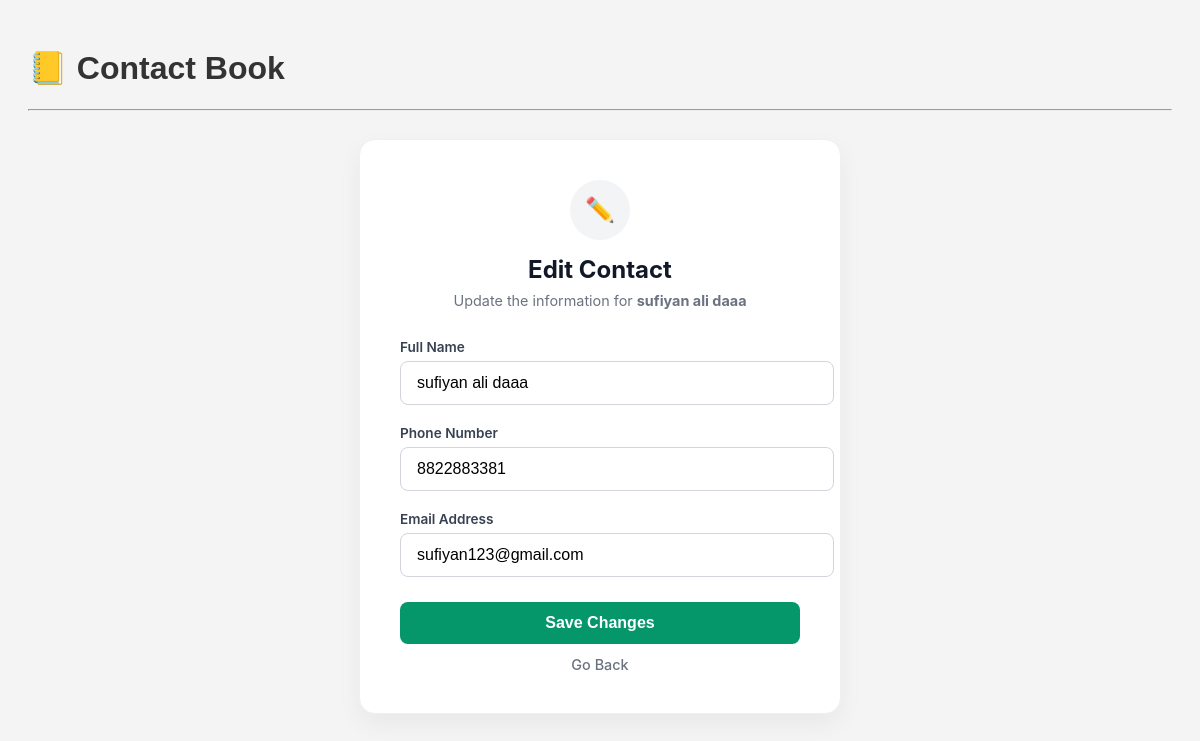
Page /edit/1/ on the committed database.
### contacts/models.py (models this page shows, shortened)
class Contact(models.Model):
    name = models.CharField(max_length=100)
    phone = models.CharField(max_length=15)
    email = models.EmailField()

### contacts/views.py (the view)
# urls.py: path('edit/<int:id>/', views.edit_contact, name='edit'),
def edit_contact(request, id):
    contact = get_object_or_404(Contact, id=id)
    if request.method == "POST":
        contact.name = request.POST['name']
        contact.phone = request.POST['phone']
        contact.email = request.POST['email']
        contact.save()
        return redirect('home')
    return render(request, 'contacts/edit.html', {'contact': contact})

### contacts/templates/contacts/edit.html (shortened to what this page needs)
{% extends 'contacts/base.html' %}
{% block content %}
<div style="display: flex; justify-content: center; align-items: center; min-height: 70vh; font-family: 'Inter', sans-serif; padding: 20px;">
    <div style="background: white; padding: 40px; border-radius: 16px; box-shadow: 0 10px 25px rgba(0,0,0,0.05); border: 1px solid #f0f0f0; width: 100%; max-width: 400px;">
        <div style="text-align: center; margin-bottom: 30px;">
            <div style="background: #f3f4f6; width: 60px; height: 60px; border-radius: 50%; display: flex; align-items: center; justify-content: center; margin: 0 auto 15px;">
                <span style="font-size: 1.5rem;">✏️</span>
            </div>
            <h2 style="margin: 0; color: #111827; font-size: 1.5rem; font-weight: 700;">Edit Contact</h2>
            <p style="color: #6b7280; font-size: 0.9rem; margin-top: 8px;">Update the information for <strong>{{ contact.name }}</strong></p>
        </div>
        <form method="POST">
            <div style="margin-bottom: 20px;">
                <label style="display: block; font-size: 0.85rem; font-weight: 600; color: #374151; margin-bottom: 6px;">Full Name</label>
                <input type="text" name="name" value="{{ contact.name }}" required
                    style="width: 100%; padding: 12px 16px; border-radius: 8px; border: 1px solid #d1d5db; font-size: 1rem; outline: none; transition: all 0.2s;"
                    onfocus="this.style.borderColor='#059669'; this.style.boxShadow='0 0 0 3px rgba(5, 150, 105, 0.1)'"
                    onblur="this.style.borderColor='#d1d5db'; this.style.boxShadow='none'">
            </div>
            <div style="margin-bottom: 20px;">
                <label style="display: block; font-size: 0.85rem; font-weight: 600; color: #374151; margin-bottom: 6px;">Phone Number</label>
                <input type="text" name="phone" value="{{ contact.phone }}" required
                    style="width: 100%; padding: 12px 16px; border-radius: 8px; border: 1px solid #d1d5db; font-size: 1rem; outline: none; transition: all 0.2s;"
                    onfocus="this.style.borderColor='#059669'; this.style.boxShadow='0 0 0 3px rgba(5, 150, 105, 0.1)'"
                    onblur="this.style.borderColor='#d1d5db'; this.style.boxShadow='none'">
            </div>
            <div style="margin-bottom: 25px;">
                <label style="display: block; font-size: 0.85rem; font-weight: 600; color: #374151; margin-bottom: 6px;">Email Address</label>
                <input type="email" name="email" value="{{ contact.email }}" required
                    style="width: 100%; padding: 12px 16px; border-radius: 8px; border: 1px solid #d1d5db; font-size: 1rem; outline: none; transition: all 0.2s;"
                    onfocus="this.style.borderColor='#059669'; this.style.boxShadow='0 0 0 3px rgba(5, 150, 105, 0.1)'"
                    onblur="this.style.borderColor='#d1d5db'; this.style.boxShadow='none'">
            </div>
            <button type="submit" style="width: 100%; background-color: #059669; color: white; padding: 12px; border: none; border-radius: 8px; font-size: 1rem; font-weight: 600; cursor: pointer; transition: background 0.2s; margin-bottom: 12px;"
                onmouseover="this.style.backgroundColor='#047857'"
                onmouseout="this.style.backgroundColor='#059669'">
                Save Changes
            </button>
            <a href="/" style="display: block; text-align: center; color: #6b7280; text-decoration: none; font-size: 0.9rem; font-weight: 500;">
                Go Back
            </a>
        </form>
    </div>
</div>
{% endblock %}

### contacts/static/style.css (style rules this page uses)
body { font-family: Arial; background: #f4f4f4; padding: 20px; }
a { text-decoration: none; color: blue; }

### rows in the picture
Contact: name "sufiyan ali daaa", phone "8822883381", email "sufiyan123@gmail.com"
